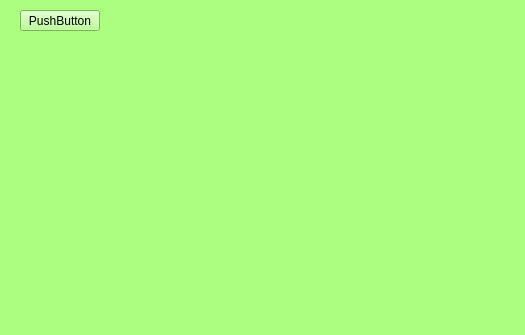
<?xml version="1.0" encoding="UTF-8"?>
<ui version="4.0">
 <class>MainWindow</class>
 <widget class="QMainWindow" name="MainWindow">
  <property name="geometry">
   <rect>
    <x>0</x>
    <y>0</y>
    <width>525</width>
    <height>335</height>
   </rect>
  </property>
  <property name="windowTitle">
   <string>Nonogram</string>
  </property>
  <property name="styleSheet">
   <string notr="true">border-color: rgb(255, 0, 0);
background-color: rgb(170, 255, 127);</string>
  </property>
  <widget class="QWidget" name="centralwidget">
   <widget class="QPushButton" name="pushButton">
    <property name="geometry">
     <rect>
      <x>20</x>
      <y>10</y>
      <width>80</width>
      <height>21</height>
     </rect>
    </property>
    <property name="text">
     <string>PushButton</string>
    </property>
   </widget>
  </widget>
  <widget class="QMenuBar" name="menubar">
   <property name="geometry">
    <rect>
     <x>0</x>
     <y>0</y>
     <width>525</width>
     <height>20</height>
    </rect>
   </property>
  </widget>
  <widget class="QStatusBar" name="statusbar"/>
 </widget>
 <resources/>
 <connections/>
</ui>
